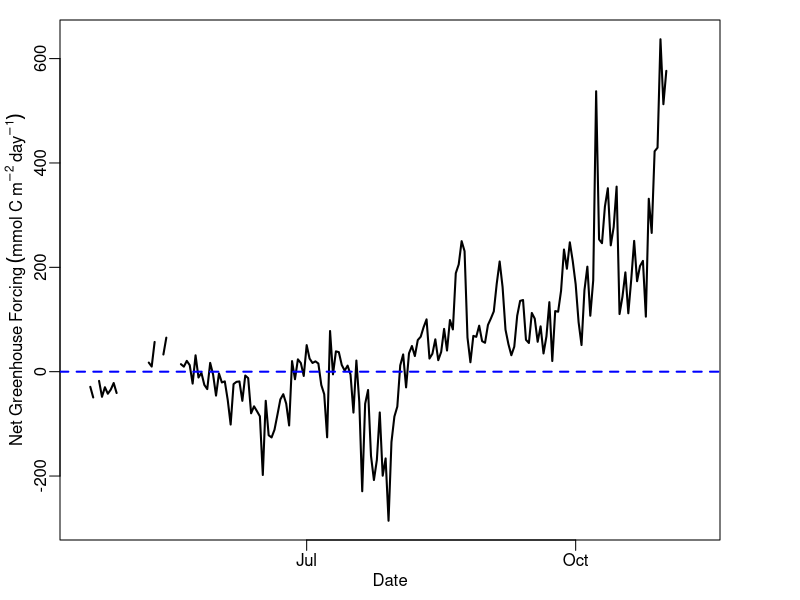
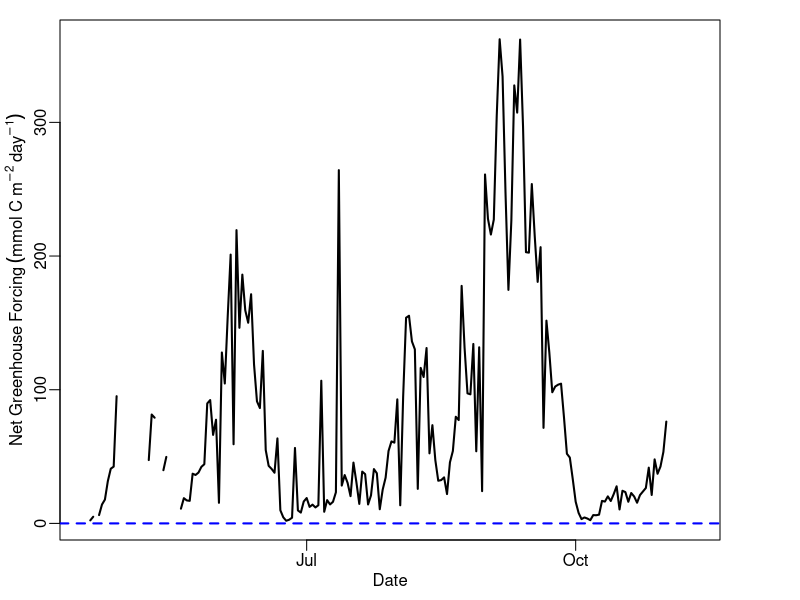
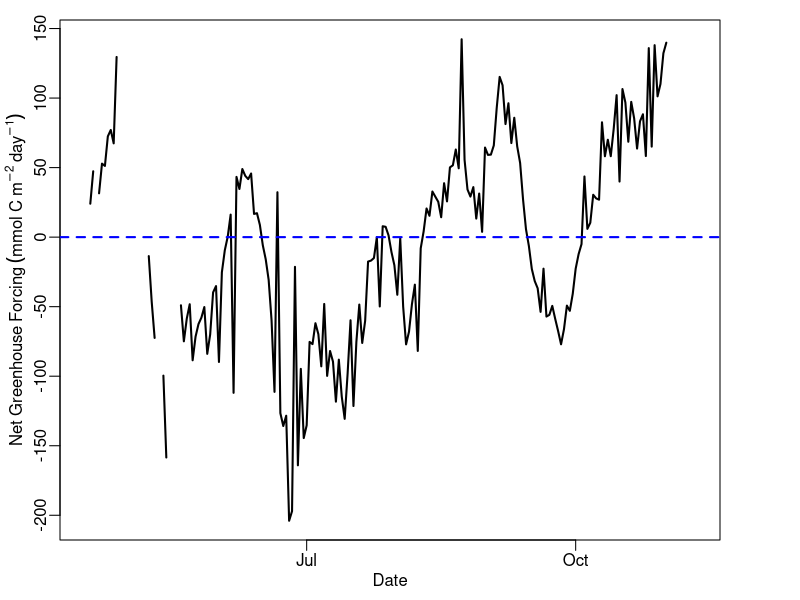

Generate these figures, in order, with R: (Note: this script raises an error after producing the figures.)
#Net GH Forcing Calculation and Figure
#2 March 2017
#JAH

#run Gas Flux script first
#assemble data frame: datetime, co2 flux, ch4 flux
#using gas flux from Read method
setwd("~/Dropbox/GitHub Repos/GLM-Mendota/Data/")
net.forcing<-read.csv('flux.data.csv')
datetime = as.Date(net.forcing$datetime)

########################################################################
######################NGHF USING MODELED FLUXES#########################
#convert gas fluxes to mmol of C m-2 day-1
mod.co2.flux.mmolC <- net.forcing$co2.flux.read.mod 
mod.ch4.flux.mmolC <- net.forcing$ch4.flux.read.mod 

net.forcing <- cbind(net.forcing, mod.co2.flux.mmolC, mod.ch4.flux.mmolC)

#calculate Net GH Forcing
mod.netGHG <- (34*net.forcing$mod.ch4.flux.mmolC) + net.forcing$mod.co2.flux.mmolC

xlab = expression(Date)
ylab = expression(Net~Greenhouse~Forcing~(mmol~C~m^-2~day^-1))
quartz()
par(mar=c(3,3,1,4),mgp=c(1.5,0.5,0),tck=-0.02)
plot(datetime,mod.netGHG,type = 'l',lwd=2,ylab=ylab, xlab = xlab)
abline(0,0,lty=2, col='blue',lwd=2)

########################################################################
############NGHF USING OBSERVED FLUXES (CO2 via CO2)####################
#convert gas fluxes to mmol of C m-2 day-1
obs.co2.flux.mmolC <- net.forcing$co2.flux.read.obs 
obs.ch4.flux.mmolC <- net.forcing$ch4.flux.read.obs 

net.forcing <- cbind(net.forcing, obs.co2.flux.mmolC, obs.ch4.flux.mmolC)

#calculate Net GH Forcing
obs.netGHG <- (34*net.forcing$obs.ch4.flux.mmolC) + net.forcing$obs.co2.flux.mmolC

xlab = expression(Date)
ylab = expression(Net~Greenhouse~Forcing~(mmol~C~m^-2~day^-1))
quartz()
par(mar=c(3,3,1,4),mgp=c(1.5,0.5,0),tck=-0.02)
plot(datetime,obs.netGHG,type = 'l',lwd=2,ylab=ylab, xlab = xlab)
abline(0,0,lty=2, col='blue',lwd=2)

########################################################################
#############NGHF USING OBSERVED FLUXES (CO2 via DO)###################
obs.co2.flux.mmolC.do <- net.forcing$co2.flux.read.obs.do 
obs.ch4.flux.mmolC.do <- net.forcing$ch4.flux.read.obs 

net.forcing <- cbind(net.forcing, obs.co2.flux.mmolC.do, obs.ch4.flux.mmolC.do)

#calculate NGHF
obs.netGHG.do <- (34*net.forcing$obs.ch4.flux.mmolC.do) + net.forcing$obs.co2.flux.mmolC.do

xlab = expression(Date)
ylab = expression(Net~Greenhouse~Forcing~(mmol~C~m^-2~day^-1))
quartz()
par(mar=c(3,3,1,4),mgp=c(1.5,0.5,0),tck=-0.02)
plot(datetime,obs.netGHG.do,type = 'l',lwd=2,ylab=ylab, xlab = xlab)
abline(0,0,lty=2, col='blue',lwd=2)

net.forcing<-cbind(net.forcing, mod.netGHG, obs.netGHG, obs.netGHG.do)
write.csv(net.forcing, file = 'netGHGforcing.csv',row.names = FALSE)

########################################################################
#######################ALL NGHF, ONE PLOT###############################
setwd("~/Dropbox/GitHub Repos/GLM-Mendota/Data/")
nghf<-read.csv("netGHGforcing.csv")

xlab = expression(Date)
ylab = expression(Net~Greenhouse~Forcing~(mmol~C~m^-2~day^-1))
quartz()
par(mar=c(3,3,1,4),mgp=c(1.5,0.5,0),tck=-0.02)
plot(datetime,nghf$mod.netGHG,type = 'l', lwd = 2,ylab = ylab, xlab = xlab,ylim=c(-300,850))
lines(datetime, nghf$obs.netGHG,type = 'l', lwd = 2, col='darkgreen')
lines(datetime, nghf$obs.netGHG.do,type = 'l', lwd = 2, col = 'darkolivegreen3')
abline(0,0,col='slategrey',lty=2,lwd=2)
legend('topright',c("NGHF from Modeled Fluxes",expression(NGHF~from~Observed~Fluxes~(CO[2]~via~CO[2])),expression(NGHF~from~Observed~Fluxes~(CO[2]~via~DO))),lwd=c(2,2,2),col=c('black','darkgreen','darkolivegreen3'))






# ########################################################################
# ##############################INCLUDE EBULLITION########################
# ####from MODELED gas fluxes####
# #Bastviken et al. 2004: 45% ebullition based on lake size
# #Bastviken et al. 2004: 60% ebullition, generally
# #Casper et al. 2000: 96% ebullition, based on tropic state
# 
# mod.bastviken.total.ch4.flux <- net.forcing$ch4.flux.read.mod * (100/55)
# mod.bastviken.high.total.ch4.flux <- net.forcing$ch4.flux.read.mod * (100/40)
# mod.casper.total.ch4.flux <- net.forcing$ch4.flux.read.mod * (100/4)
# 
# #increased CH4 flux plot
# quartz()
# par(mar=c(3,3,1,4),mgp=c(1.5,0.5,0),tck=-0.02)
# plot(datetime, net.forcing$ch4.flux.read.mod, type = 'l',ylim = c(-10,300),xlab = 'Date', ylab = expression(mmol~m^-2~day^-1),lwd=2)
# lines(datetime, mod.bastviken.total.ch4.flux, type = 'l', col='red',lwd=2)
# lines(datetime, mod.bastviken.high.total.ch4.flux, type = 'l', col = 'blue',lwd=2)
# lines(datetime, mod.casper.total.ch4.flux, type = 'l', col = 'purple',lwd=2)
# legend('topleft',c('CH4 Diffusive Flux','45% Ebullition','60% Ebullition','96% Ebullition'),lty = c(1,1,1,1), col = c('black','red','blue','purple'))
# abline(0,0,lty=2,lwd=2,col='blue')
# 
# #convert to mmol C m^-2 day^-1
# mod.inc.ch4.flux.mmolC <- mod.bastviken.total.ch4.flux * (12/16)
# 
# mod.inc.netGHG <- (25*mod.inc.ch4.flux.mmolC) + mod.co2.flux.mmolC
# 
# #increased NGHF plot
# quartz()
# par(mar=c(3,3,1,4),mgp=c(1.5,0.5,0),tck=-0.02)
# plot(datetime,mod.netGHG,type = 'l',lwd=2,ylab=ylab, xlab = xlab,ylim=c(-60,500))
# lines(datetime,mod.inc.netGHG,type = 'l',lwd=2,ylab=ylab, xlab = xlab, col = 'red')
# abline(0,0,lty=2, col='blue',lwd=2)
# legend('topleft',c(expression(CH[4]~Diffusive~Flux~Only),expression(CH[4]~Diffusion~and~Ebullition)),lty=c(1,1),lwd=c(2,2), col=c('black','red'))
# 
# 
# 
# #####from OBSERVED gas fluxes (CO2 via CO2)#####
# obs.bastviken.total.ch4.flux <- net.forcing$ch4.flux.read.obs * (100/55)
# obs.bastviken.high.total.ch4.flux <- net.forcing$ch4.flux.read.obs * (100/40)
# obs.casper.total.ch4.flux <- net.forcing$ch4.flux.read.obs * (100/4)
# 
# #increased CH4 flux plot
# quartz()
# par(mar=c(3,3,1,4),mgp=c(1.5,0.5,0),tck=-0.02)
# plot(datetime, net.forcing$ch4.flux.read.obs, type = 'l',ylim = c(0, 450),xlab = 'Date', ylab = expression(mmol~m^-2~day^-1),lwd=2)
# lines(datetime, obs.bastviken.total.ch4.flux, type = 'l', col='red',lwd=2)
# lines(datetime, obs.bastviken.high.total.ch4.flux, type = 'l', col = 'blue',lwd=2)
# lines(datetime, obs.casper.total.ch4.flux, type = 'l', col = 'purple',lwd=2)
# legend('topleft',c('CH4 Diffusive Flux','45% Ebullition','60% Ebullition','96% Ebullition'),lty = c(1,1,1,1), col = c('black','red','blue','purple'))
# abline(0,0,lty=2,lwd=2,col='blue')
# 
# #convert to mmol C m^-2 day^-1
# obs.inc.ch4.flux.mmolC <- obs.bastviken.total.ch4.flux * (12/16)
# 
# obs.inc.netGHG <- (25*obs.inc.ch4.flux.mmolC) + obs.co2.flux.mmolC
# 
# ####THIS NGFH WITH EBULLITION PLOT####
# #increased NGHF plot
# quartz()
# par(mar=c(3,3,1,4),mgp=c(1.5,0.5,0),tck=-0.02)
# plot(datetime,obs.netGHG,type = 'l',lwd=2,ylab=ylab, xlab = xlab,ylim=c(-60,1200),col='darkgreen')
# lines(datetime,obs.inc.netGHG,type = 'l',lwd=2,ylab=ylab, xlab = xlab, col = 'violetred4')
# abline(0,0,lty=2, col='slategrey',lwd=2)
# legend('topleft',c(expression(NGHF~from~CH[4]~Diffusive~Flux),expression(NGHF~from~CH[4]~Diffusion~+~Ebullition)),lty=c(1,1),lwd=c(2,2), col=c('darkgreen','violetred4'))
# 
# 
# 
# 
# ####from OBSERVED gas fluxes (CO2 via DO)####
# #use same obs.bastviken.total.ch4.flux estimates
# #use same obs.inc.ch4.flux.mmolC
# 
# obs.inc.netGHG.do <- (25*obs.inc.ch4.flux.mmolC) + obs.co2.flux.mmolC.do
# 
# quartz()
# par(mar=c(3,3,1,4),mgp=c(1.5,0.5,0),tck=-0.02)
# plot(datetime,obs.netGHG,type = 'l',lwd=2,ylab=ylab, xlab = xlab,ylim=c(-60,1200))
# lines(datetime,obs.inc.netGHG.do,type = 'l',lwd=2,ylab=ylab, xlab = xlab, col = 'red')
# abline(0,0,lty=2, col='blue',lwd=2)
# legend('topleft',c(expression(CH[4]~Diffusive~Flux~Only),expression(CH[4]~Diffusion~and~Ebullition)),lty=c(1,1),lwd=c(2,2), col=c('black','red'))
# 
# 
# 
